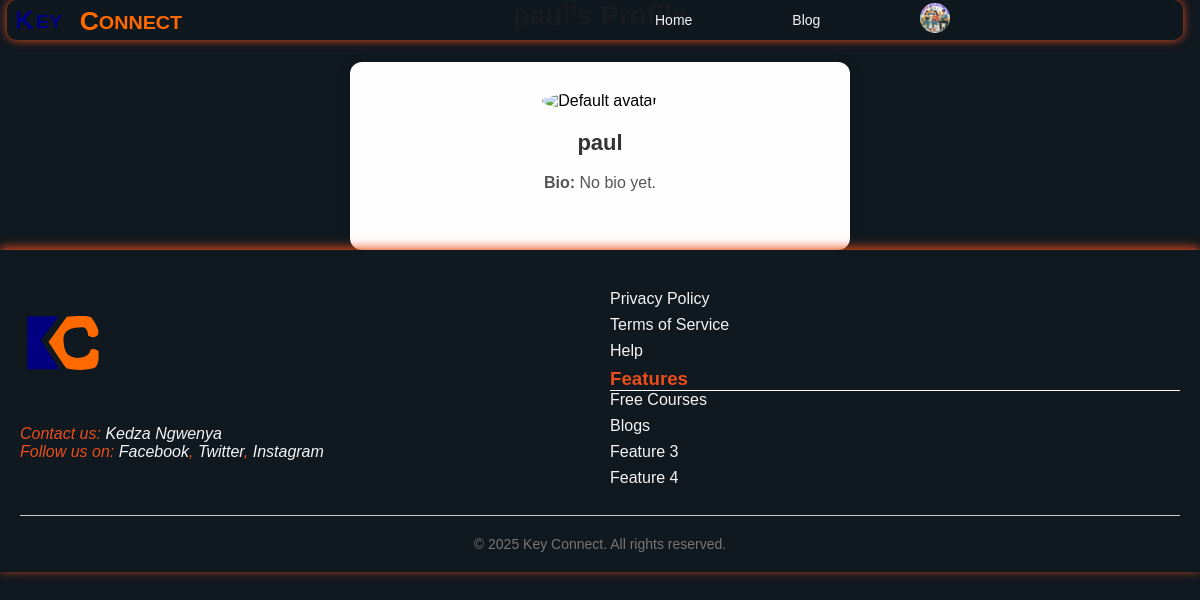
Page /profile/2/ (signed in) on the committed database.
### keyConnectapp/models.py (models this page shows, shortened)
class Profile(models.Model):
    user = models.OneToOneField(settings.AUTH_USER_MODEL, on_delete=models.CASCADE)
    display_name = models.CharField(max_length=100, blank=True)
    avatar = models.ImageField(upload_to="avatars/", blank=True, null=True)
    bio = models.TextField(blank=True)
    personal_details = models.TextField(blank=True)  # ✅ New field

### keyConnectapp/views.py (the view)
# urls.py: path('profile/<int:user_id>/', views.profile_view, name='profile'),  # Profile view
def profile_view(request, user_id):
    user_obj = get_object_or_404(User, id=user_id)
    profile = Profile.objects.filter(user=user_obj).first()
    return render(request, 'keyConnectapp/profile.html', {
        'profile_user': user_obj,
        'profile': profile,
    })

### keyConnectapp/context_processors.py (called while the page is built)
def user_profile(request):
    if request.user.is_authenticated:
        try:
            profile = Profile.objects.get(user=request.user)
        except Profile.DoesNotExist:
            profile = None
    else:
        profile = None
    return {'nav_profile': profile}

### keyConnectapp/templates/keyConnectapp/profile.html (shortened to what this page needs)
{% extends "base.html" %}
{% load static %}
{% block content %}
<h2 class="profile-page__title">{{ profile_user.username }}'s Profile</h2>
<div class="profile-page__info">
    {% if profile and profile.avatar %}
        <img src="{{ profile.avatar.url }}" alt="{{ profile.display_name }}" class="profile-page__avatar" />
    {% else %}
        <img src="{% static 'images/default_avatar.png' %}" alt="Default avatar" class="profile-page__avatar" />
    {% endif %}
    <h3 class="profile-page__display-name">{{ profile.display_name|default:profile_user.username }}</h3>
    <p class="profile-page__bio"><strong>Bio:</strong> {{ profile.bio|linebreaksbr|default:"No bio yet." }}</p>
</div>
{% endblock %}

### templates/base.html (shortened to what this page needs)
<!DOCTYPE html>
<html>
<head>
    {% load static %}
    <link rel="stylesheet" href="{% static 'keyConnectapp/style.css' %}">
</head>
<body>
    <header class="main-header">
        <nav class="navbar">
            <img class="logo" src="{% static 'keyConnectapp/images/logooo.svg' %}" alt="Logo" />
            <ul class="nav-links">
                <li><a href="{% url 'home' %}">Home</a></li>
                <li><a href="{% url 'blog' %}">Blog</a></li>
                {% if user.is_authenticated %}
                <li class="profile-dropdown">
                    <img src="{% if nav_profile and nav_profile.avatar %}{{ nav_profile.avatar.url }}{% else %}{% static 'images/default_avatar.png' %}{% endif %}"
                        alt="Profile" class="nav-profile-pic" />
                </li>
                {% else %}
                <li><a href="{% url 'login' %}">Login</a></li>
                <li><a href="{% url 'register' %}"><span class="sign-up">Register</span></a></li>
                {% endif %}
            </ul>
        </nav>
    </header>
    <main>
        {% block content %}{% endblock %}
    </main>
    <footer>
        <div class="footer-container">
            <address class="footer-left">
                <div class="footer-logo">
                    <img class="logo" src="{% static 'keyConnectapp/images/KEY-CONNECT.svg' %}" alt="Logo">
                </div>
                <p>Contact us: <a href="mailto:kedzangwenya@gmail.com">Kedza Ngwenya</a></p>
                <p>Follow us on:
                    <a href="https://www.facebook.com/keyconnect">Facebook</a>,
                    <a href="https://www.twitter.com/keyconnect">Twitter</a>,
                    <a href="https://www.instagram.com/keyconnect">Instagram</a>
                </p>
            </address>
            <div class="footer-right">
                <nav class="footer-nav">
                    <ul>
                        <li><a href="#">Privacy Policy</a></li>
                        <li><a href="#">Terms of Service</a></li>
                        <li><a href="#">Help</a></li>
                    </ul>
                </nav>
                <div class="feature">
                    <h3>Features</h3>
                    <ul>
                        <li><a href="#">Free Courses</a></li>
                        <li><a href="#">Blogs</a></li>
                        <li><a href="#">Feature 3</a></li>
                        <li><a href="#">Feature 4</a></li>
                    </ul>
                </div>
            </div>
        </div>
        <div class="footer-bottom">
            <p>&copy; 2025 Key Connect. All rights reserved.</p>
        </div>
    </footer>
</body>
</html>

### keyConnectapp/static/keyConnectapp/style.css (style rules this page uses)
* { margin: 0; padding: 0; box-sizing: border-box; font-family: 'Arial', 'roboto'; }
:root { --background-color1: #ffb400; --background-color2: #e94e1b; --text-color: #2b2b2b; --rich-black: #101820; --rich-black2: #10182085; --text-color2: #f5f5f5; --test-color1: #ff6a00; }
body { background-color: var(--rich-black); }
.main-header { width: 98%; height: 40px; background-color: var(--rich-black2); display: flex; align-items: center; padding: 0 10px; margin: auto; border-radius: 10px; box-shadow: 0 0 10px var(--background-color2); position: fixed; top: 0; left: 7px; z-index: 1000; }
.navbar { width: 100%; display: flex; justify-content: space-between; align-items: center; }
.logo { height: 5%; width: 15%; }
.nav-links { list-style: none; display: flex; align-items: center; gap: 100px; margin: 0; width: 50%; padding: 0 5px 0 60px; }
.nav-links li { position: relative; }
.nav-links a { text-decoration: none; color: var(--text-color2); font-size: 14px; }
.nav-profile-pic { height: 30px; width: 30px; border-radius: 50%; cursor: pointer; object-fit: cover; aspect-ratio: 1 / 1; margin: 2 0 0 10px; }
.profile-dropdown { position: relative; }
:root { --cards-visible: 3; --gap: 20px; --card-height: 320px; }
footer { background-color: var(--rich-black); padding: 40px 20px 20px; font-family: sans-serif; box-shadow: 0 -2px 10px var(--background-color2); }
.feature h3 { color: var(--background-color2); border-bottom: 1px solid var(--text-color2); }
.footer-container { display: flex; justify-content: space-between; flex-wrap: wrap; gap: 20px; border-bottom: 1px solid #ccc; padding-bottom: 20px; }
.footer-container p { color: var(--background-color2); }
.footer-left, .footer-right { flex: 1; min-width: 250px; }
.footer-logo img { max-width: 120px; margin-bottom: 10px; }
.footer-nav ul, .feature ul { list-style: none; padding: 0; }
.footer-nav ul li, .feature ul li { margin-bottom: 8px; }
.footer-nav a, .feature a, address a { color: var(--text-color2); text-decoration: none; }
.footer-bottom { text-align: center; margin-top: 20px; font-size: 14px; color: #777; }
.profile-page__title { font-size: 28px; font-weight: 700; color: #222; margin-bottom: 30px; text-align: center; }
.profile-page__info { max-width: 500px; margin: 0 auto; background: #fefefe; padding: 30px 25px; border-radius: 12px; box-shadow: 0 3px 15px rgba(0,0,0,0.1); text-align: center; }
.profile-page__avatar { max-width: 150px; border-radius: 50%; margin-bottom: 20px; object-fit: cover; }
.profile-page__display-name { font-size: 22px; font-weight: 600; margin-bottom: 15px; color: #333; }
.profile-page__bio { font-size: 16px; color: #555; line-height: 1.5; margin-bottom: 25px; }

### rows in the picture
Profile: avatar (picture)
Profile: display_name "paul", bio "No bio yet."
